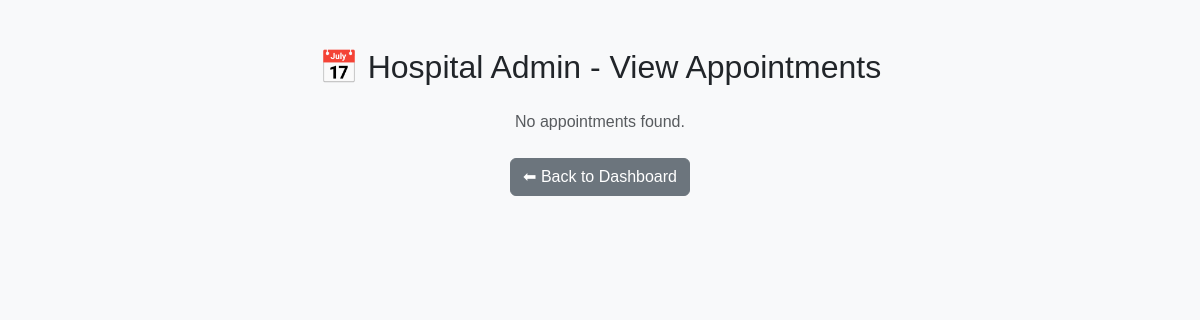
/PHP/hos_admin_view_appointment.php?doctor_id=65 (signed in), run on an earlier commit of the app's database.
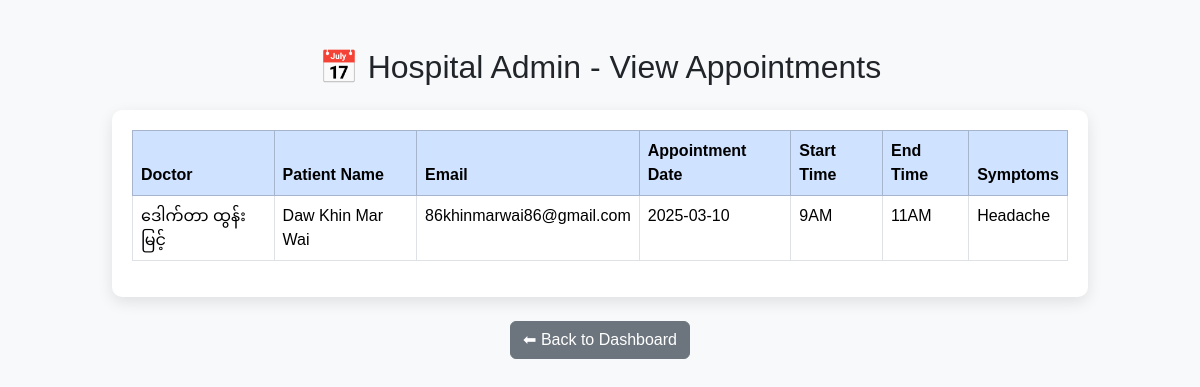
And on a later commit of the database.
### tables this page shows
CREATE TABLE IF NOT EXISTS `booking` (
  `id` int NOT NULL AUTO_INCREMENT,
  `doctor_id` int DEFAULT NULL,
  `hospital_id` int DEFAULT NULL,
  `useremail` varchar(50) NOT NULL,
  `appointment_date` date NOT NULL,
  `appointment_start_time` varchar(10) NOT NULL,
  `appointment_end_time` varchar(10) NOT NULL,
  `patient_name` varchar(255) DEFAULT NULL,
  `symptoms` text,
  `token_number` tinyint(1) NOT NULL,
  PRIMARY KEY (`id`),
  KEY `doctor_id` (`doctor_id`),
  KEY `hospital_id` (`hospital_id`)
);

CREATE TABLE IF NOT EXISTS `doctors` (
  `doctor_id` int NOT NULL AUTO_INCREMENT,
  `name` varchar(100) NOT NULL,
  `email` varchar(100) NOT NULL,
  `password` varchar(255) NOT NULL,
  `job_type` varchar(100) NOT NULL,
  `credential` text NOT NULL,
  `gender` enum('Male','Female','Other') NOT NULL,
  `consultation_fee` decimal(10,2) NOT NULL DEFAULT '0.00',
  `profile` text NOT NULL,
  `profile_image` varchar(255) NOT NULL,
  `experience` varchar(255) NOT NULL,
  PRIMARY KEY (`doctor_id`)
);

### PHP/hos_admin_view_appointment.php (the view, shortened to what this page needs)
<?php
$host = 'localhost';
$user = 'root';
$password = '';
$dbname = 'project';
$conn = new mysqli($host, $user, $password, $dbname);
$doctor_id = $_GET['doctor_id'];
$query = '
    SELECT b.id, b.appointment_date, b.appointment_start_time, b.appointment_end_time,
           b.patient_name, b.useremail, b.symptoms, d.name AS doctor_name
    FROM booking b
    JOIN doctors d ON b.doctor_id = d.doctor_id
    WHERE d.doctor_id = ?
    ORDER BY b.appointment_date DESC, b.appointment_start_time ASC';
$stmt = $conn->prepare($query);
$stmt->bind_param('i', $doctor_id);
$stmt->execute();
$result = $stmt->get_result();
?>
<!DOCTYPE html>
<html lang="en">
<head>
    <link href="https://cdn.jsdelivr.net/npm/bootstrap@5.3.3/dist/css/bootstrap.min.css" rel="stylesheet">
</head>
<body>
    <div class="container py-5">
        <h2 class="text-center mb-4">📅 Hospital Admin - View Appointments</h2>
        <?php if ($result->num_rows > 0): ?>
        <div class="table-container">
            <table class="table table-bordered table-hover">
                <thead class="table-primary">
                    <tr>
                        <th>Doctor</th>
                        <th>Patient Name</th>
                        <th>Email</th>
                        <th>Appointment Date</th>
                        <th>Start Time</th>
                        <th>End Time</th>
                        <th>Symptoms</th>
                    </tr>
                </thead>
                <tbody>
                    <?php while ($row = $result->fetch_assoc()): ?>
                    <tr>
                        <td><?= htmlspecialchars($row['doctor_name']) ?></td>
                        <td><?= htmlspecialchars($row['patient_name']) ?></td>
                        <td><?= htmlspecialchars($row['useremail']) ?></td>
                        <td><?= htmlspecialchars($row['appointment_date']) ?></td>
                        <td><?= htmlspecialchars($row['appointment_start_time']) ?></td>
                        <td><?= htmlspecialchars($row['appointment_end_time']) ?></td>
                        <td><?= htmlspecialchars($row['symptoms']) ?></td>
                    </tr>
                    <?php endwhile; ?>
                </tbody>
            </table>
        </div>
        <?php else: ?>
        <p class="text-center text-muted">No appointments found.</p>
        <?php endif; ?>
        <div class="text-center mt-4">
            <a href="hospital_dashboard.php" class="btn btn-secondary">⬅ Back to Dashboard</a>
        </div>
    </div>
</body>
</html>

What changed in the data, as far as the page shows it:
added booking: doctor.name "ဒေါက်တာ ထွန်းမြင့်", patient_name "Daw Khin Mar Wai", useremail "86khinmarwai86@gmail.com", appointment_date "2025-03-10", appointment_start_time "9AM", appointment_end_time "11AM", symptoms "Headache"
Also different on the page:
text no longer shown: "No appointments found."
text now shown: "Doctor Patient Name Email Appointment Date Start Time End Time Symptoms"
